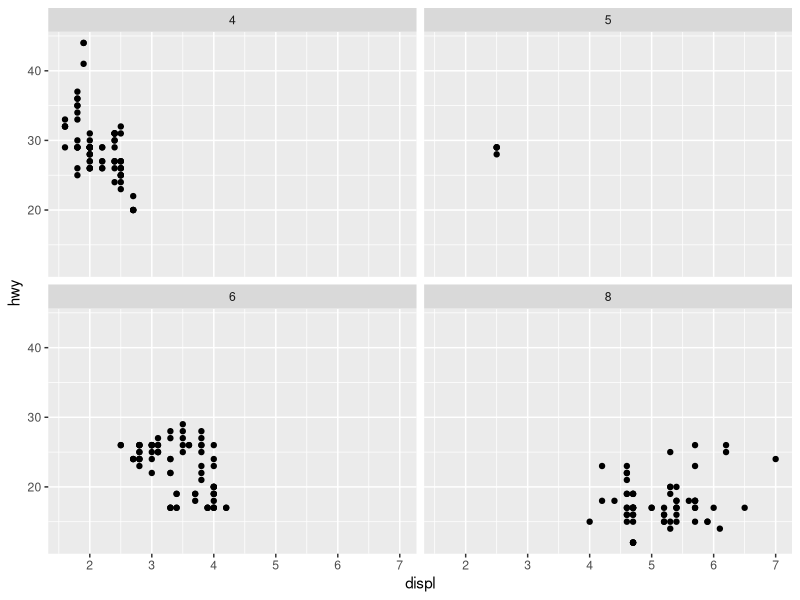
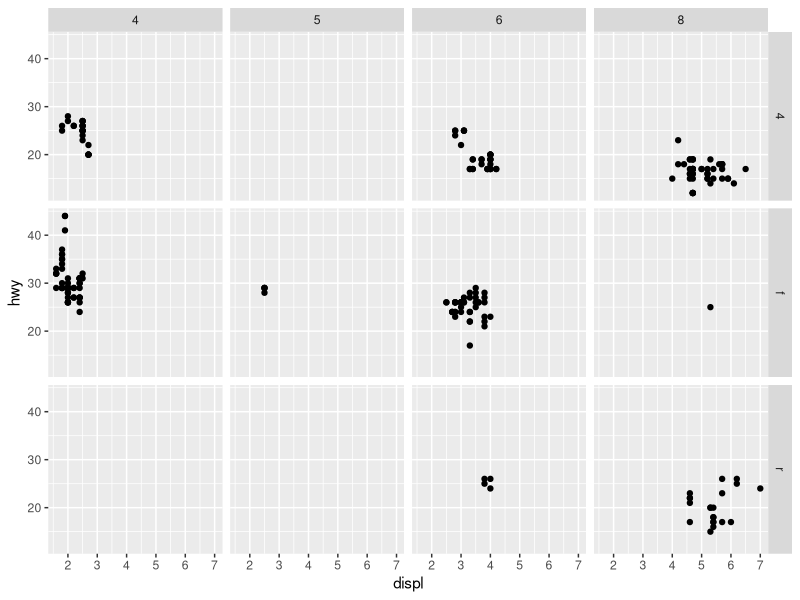
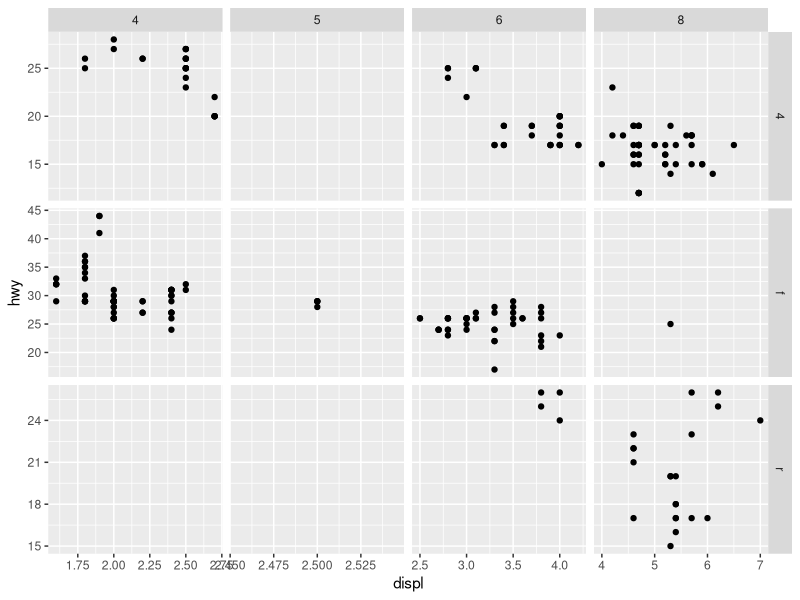
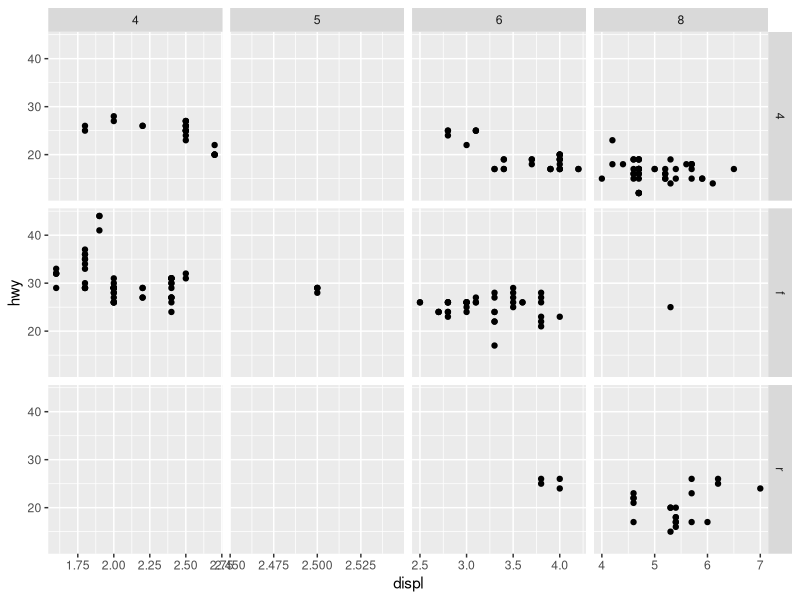
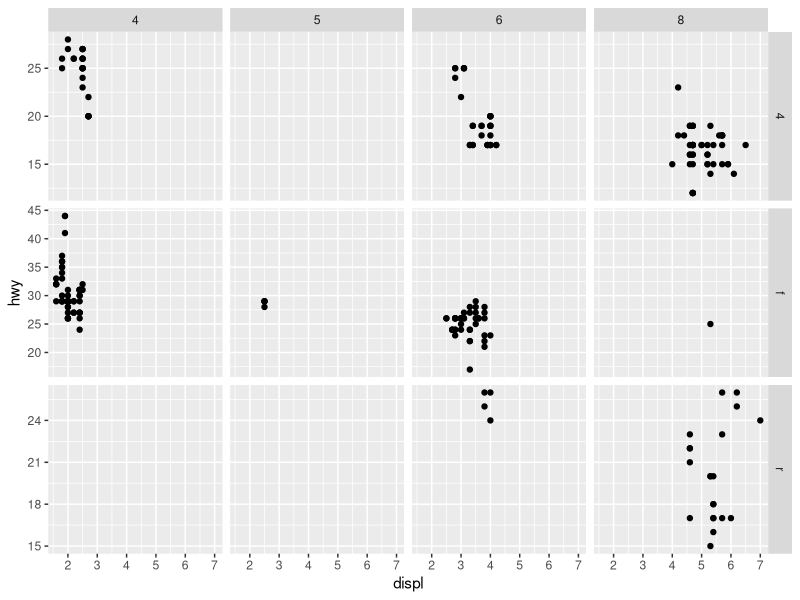
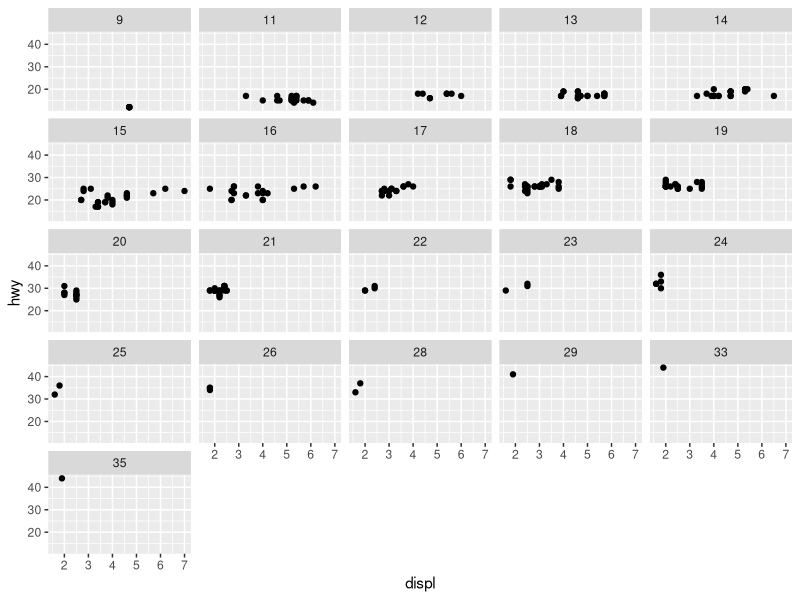
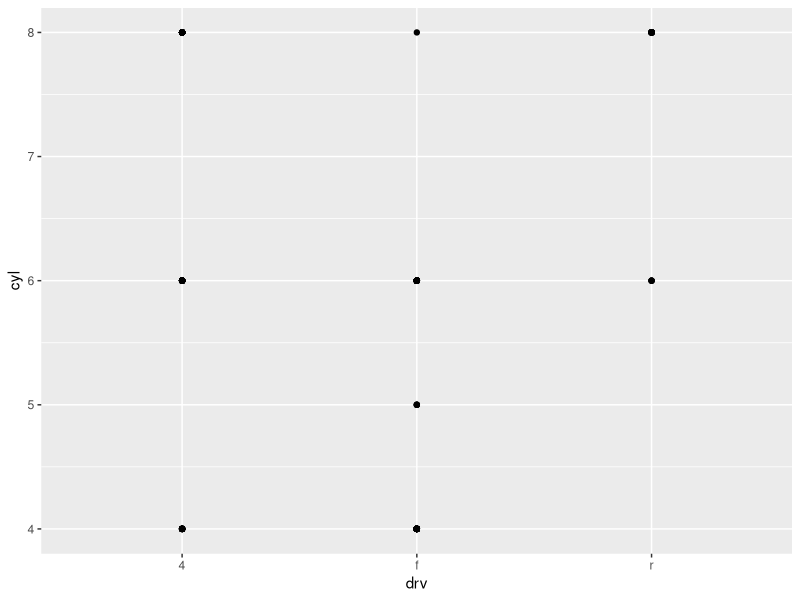
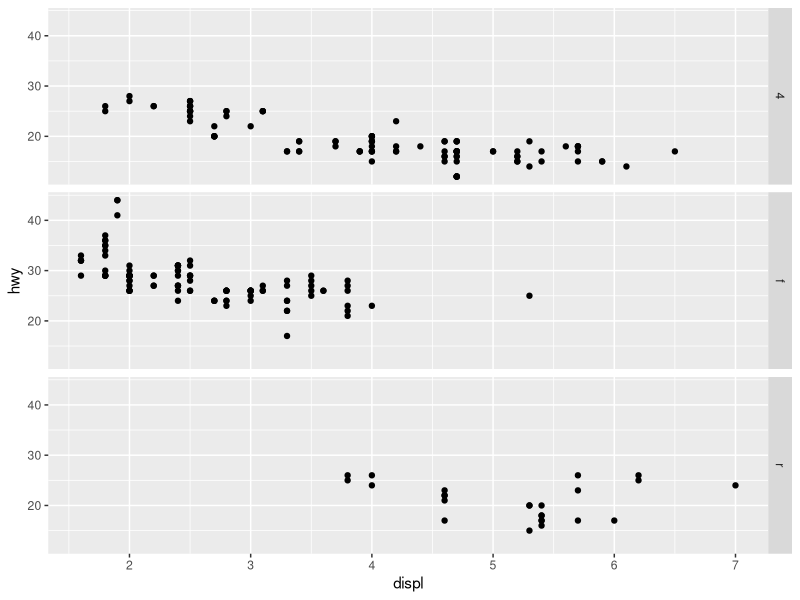

Reproduce these figures in R, in order.
library("tidyverse")

# review: facet_wrap() splits single plot into subplots representing
# data for each possible value of categorical variable
ggplot(mpg, aes(x = displ, y = hwy)) + 
  geom_point() + 
  facet_wrap(~cyl)

# plots can be faceted with a combination of two variables using facet_grid()
ggplot(mpg, aes(x = displ, y = hwy)) + 
  geom_point() + 
  facet_grid(drv ~ cyl)

# by default, facets use same scale and range for both axes
# this behavior can be changed by specifying scales argument
# e.g. scales = "free"/"free_x"/"free_y"
# when an axis is specified as free, its scales will vary across rows/columns
ggplot(mpg, aes(x = displ, y = hwy)) + 
  geom_point() + 
  facet_grid(drv ~ cyl, scales = "free")
ggplot(mpg, aes(x = displ, y = hwy)) + 
  geom_point() + 
  facet_grid(drv ~ cyl, scales = "free_x") # y always ranges from 10 to 45
ggplot(mpg, aes(x = displ, y = hwy)) + 
  geom_point() + 
  facet_grid(drv ~ cyl, scales = "free_y") # x always ranges from 1.5 to 7


# -------------------------------------------------------------------------

# 1. What happens if you facet on a continuous variable?
ggplot(mpg, aes(x = displ, y = hwy)) + 
  geom_point() + 
  facet_wrap(~cty)
# One subplot is created for each distinct value of the continuous variable.
# This can cause performance issues when there are many distinct values.


# 2. What do the empty cells in the plot with facet_wrap(drv ~ cyl) mean?
# Run the following code. How do they relate to the resulting plot?
ggplot(mpg) + 
  geom_point(aes(x = drv, y = cyl))
# The empty cells indicate that there are no rows with that combination of
# values for drv and cyl.
# No row with drv = 4 has cyl = 5, and no row with drv = r has cyl = 4 or 5,
# so the subplots with those particular values for those variables are empty.


# 3. What plots does the following code make? What does . do?
ggplot(mpg) + 
  geom_point(aes(x = displ, y = hwy)) + 
  facet_grid(drv ~ .)
# plots hwy vs displ, faceted by drv with each subplot on a different row
# similar to faceting using facet_wrap(~drv, ncol = 1) but with
# facet labels on the right instead of at the top of each subplot
ggplot(mpg) + 
  geom_point(aes(x = displ, y = hwy)) + 
  facet_wrap(~drv, ncol = 1)

# plots hwy vs displ with one row of subplots faceted by cyl
ggplot(mpg) + 
  geom_point(aes(x = displ, y = hwy)) + 
  facet_grid(. ~ cyl)

# faceting using facet_wrap(~cyl) creates a grid of subplots faceted by cyl
ggplot(mpg) + 
  geom_point(aes(x = displ, y = hwy)) + 
  facet_wrap(~cyl)

# specifying nrow = 1 provides identical output as facet_grid(. ~ cyl)
ggplot(mpg) + 
  geom_point(aes(x = displ, y = hwy)) + 
  facet_wrap(~cyl, nrow = 1)


# 4. Take the first faceted plot in this section.
# What are the advantages/disadvantages to using faceting instead of the
# color aesthetic? How might the balance change if you had a larger dataset?
ggplot(mpg) + 
  geom_point(aes(x = displ, y = hwy)) + 
  facet_wrap(~ class, nrow = 2)
ggplot(mpg) +
  geom_point(aes(x = displ, y = hwy, color = class))
# Faceting separates the data into multiple plots, which makes it easier to
# see trends for a subset of data but not the overall trend of the full dataset.
# With a larger dataset, color may become less useful if there are too many
# possible values for the variable mapped to it, and points may also overlap.


# 5. Read ?facet_wrap. What does nrow do? What does ncol do?
# What other options control the layout of the individual panels?
# Why doesn't facet_grid() have nrow and ncol arguments?

# nrow and ncol determine the output's number of rows and columns, respectively.
# as.table also affects the panel layout, changing the order they are laid out.
ggplot(mpg) + 
  geom_point(aes(x = displ, y = hwy)) + 
  facet_wrap(~cty, ncol = 3, as.table = FALSE)

# facet_grid() uses the distinct values of the faceted variables to
# determine the number of rows and columns in the outputted plot.
ggplot(mpg) + 
  geom_point(aes(x = displ, y = hwy)) + 
  facet_grid(cyl ~ class)

ggplot(mpg) + 
  geom_point(aes(x = displ, y = hwy)) + 
  facet_grid(cyl ~ .)


# 6. Which of the following plots makes it easier to compare engine size (displ)
# across cars with different drive trains? What does this say about when to
# place a faceting variable across rows or columns?
ggplot(mpg, aes(x = displ)) + 
  geom_histogram() + 
  facet_grid(drv ~ .)

ggplot(mpg, aes(x = displ)) + 
  geom_histogram() + 
  facet_grid(. ~ drv)

# It is easier to compare the histograms when the drive trains are on different
# rows with facet_grid(drv ~ .), as the histograms are stacked on top of each
# other, and the x-axis showing engine size is not duplicated.

# A faceting variable should be placed across rows when comparing with a
# variable mapped to the x-axis, and across columns when comparing with a 
# variable mapped to the y-axis.
ggplot(mpg, aes(y = displ)) + 
  geom_histogram() + 
  facet_grid(. ~ drv)


# 7. Recreate the following plot using facet_wrap() instead of facet_grid().
# How do the positions of the facet labels change?
ggplot(mpg) + 
  geom_point(aes(x = displ, y = hwy)) + 
  facet_grid(drv ~ .)

# The facet labels are located at the top by default when using facet_wrap().
ggplot(mpg) + 
  geom_point(aes(x = displ, y = hwy)) + 
  facet_wrap(~drv, nrow = 3)
